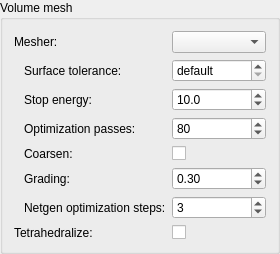
       <widget class="ctkCollapsibleGroupBox" name="CollapsibleGroupBox_2">
        <property name="title">
         <string>Volume mesh</string>
        </property>
        <property name="collapsed">
         <bool>true</bool>
        </property>
        <layout class="QFormLayout" name="formLayout_3">
         <item row="0" column="0">
          <widget class="QLabel" name="mesherLabel">
           <property name="text">
            <string>Mesher:</string>
           </property>
          </widget>
         </item>
         <item row="0" column="1">
          <widget class="QComboBox" name="mesherComboBox">
           <property name="toolTip">
            <string>Which mesher fills the surface. TetGen hands back the surface it was given with tetrahedra behind it, so the mesh meets the surface exactly, and a surface it cannot fill it fails on. fTetWild meshes the shape the surface describes, keeping within the surface tolerance of it, and answers where TetGen fails; it is also one that can size the elements by position. Netgen keeps the surface it is given like TetGen and sizes the elements by position like fTetWild, and gives up rather than crashing on a surface it cannot fill. fTetWild and Netgen are each downloaded the first time they are used.</string>
           </property>
           <property name="SlicerParameterName" stdset="0">
            <string>mesher</string>
           </property>
          </widget>
         </item>
         <item row="1" column="0">
          <widget class="QLabel" name="surfaceToleranceLabel">
           <property name="text">
            <string>Surface tolerance:</string>
           </property>
           <property name="indent">
            <number>10</number>
           </property>
          </widget>
         </item>
         <item row="1" column="1">
          <widget class="QDoubleSpinBox" name="surfaceToleranceSpinBox">
           <property name="toolTip">
            <string>How far the boundary of the mesh may sit from the surface it was made for, the caps included. Smaller follows the surface more closely and takes longer. The default is a thousandth of the size of the surface.</string>
           </property>
           <property name="suffix">
            <string> mm</string>
           </property>
           <property name="decimals">
            <number>3</number>
           </property>
           <property name="minimum">
            <double>0.000000000000000</double>
           </property>
           <property name="maximum">
            <double>100.000000000000000</double>
           </property>
           <property name="singleStep">
            <double>0.010000000000000</double>
           </property>
           <property name="value">
            <double>0.000000000000000</double>
           </property>
           <property name="specialValueText">
            <string>default</string>
           </property>
           <property name="SlicerParameterName" stdset="0">
            <string>surfaceTolerance</string>
           </property>
          </widget>
         </item>
         <item row="2" column="0">
          <widget class="QLabel" name="stopEnergyLabel">
           <property name="text">
            <string>Stop energy:</string>
           </property>
           <property name="indent">
            <number>10</number>
           </property>
          </widget>
         </item>
         <item row="2" column="1">
          <widget class="QDoubleSpinBox" name="stopEnergySpinBox">
           <property name="toolTip">
            <string>How good the worst element has to be before the mesher stops improving the mesh. 3 is a regular tetrahedron and there is no upper bound; below 8 a complicated surface can take a very long time.</string>
           </property>
           <property name="decimals">
            <number>1</number>
           </property>
           <property name="minimum">
            <double>3.000000000000000</double>
           </property>
           <property name="maximum">
            <double>1000.000000000000000</double>
           </property>
           <property name="singleStep">
            <double>1.000000000000000</double>
           </property>
           <property name="value">
            <double>10.000000000000000</double>
           </property>
           <property name="SlicerParameterName" stdset="0">
            <string>stopEnergy</string>
           </property>
          </widget>
         </item>
         <item row="3" column="0">
          <widget class="QLabel" name="maxOptimizationPassesLabel">
           <property name="text">
            <string>Optimization passes:</string>
           </property>
           <property name="indent">
            <number>10</number>
           </property>
          </widget>
         </item>
         <item row="3" column="1">
          <widget class="QSpinBox" name="maxOptimizationPassesSpinBox">
           <property name="toolTip">
            <string>How many passes the mesher may spend improving the mesh before it stops, whether or not it has reached the stop energy.</string>
           </property>
           <property name="minimum">
            <number>1</number>
           </property>
           <property name="maximum">
            <number>1000</number>
           </property>
           <property name="value">
            <number>80</number>
           </property>
           <property name="SlicerParameterName" stdset="0">
            <string>maxOptimizationPasses</string>
           </property>
          </widget>
         </item>
         <item row="4" column="0">
          <widget class="QLabel" name="coarsenLabel">
           <property name="text">
            <string>Coarsen:</string>
           </property>
           <property name="indent">
            <number>10</number>
           </property>
          </widget>
         </item>
         <item row="4" column="1">
          <widget class="QCheckBox" name="coarsenCheckBox">
           <property name="toolTip">
            <string>Make the mesh as coarse as the surface tolerance allows rather than as fine as asked for, which gives the fewest elements that still describe the shape.</string>
           </property>
           <property name="text">
            <string/>
           </property>
           <property name="SlicerParameterName" stdset="0">
            <string>coarsen</string>
           </property>
          </widget>
         </item>
         <item row="5" column="0">
          <widget class="QLabel" name="netgenGradingLabel">
           <property name="text">
            <string>Grading:</string>
           </property>
           <property name="indent">
            <number>10</number>
           </property>
          </widget>
         </item>
         <item row="5" column="1">
          <widget class="QDoubleSpinBox" name="netgenGradingSpinBox">
           <property name="toolTip">
            <string>How fast the tetrahedra may grow away from the surface: at 1 as fast as they can, and near 0 the whole volume is meshed at the size of the finest part of the surface. Netgen only.</string>
           </property>
           <property name="decimals">
            <number>2</number>
           </property>
           <property name="minimum">
            <double>0.010000000000000</double>
           </property>
           <property name="maximum">
            <double>1.000000000000000</double>
           </property>
           <property name="singleStep">
            <double>0.050000000000000</double>
           </property>
           <property name="value">
            <double>0.300000000000000</double>
           </property>
           <property name="SlicerParameterName" stdset="0">
            <string>netgenGrading</string>
           </property>
          </widget>
         </item>
         <item row="6" column="0">
          <widget class="QLabel" name="netgenOptimizationStepsLabel">
           <property name="text">
            <string>Netgen optimization steps:</string>
           </property>
           <property name="indent">
            <number>10</number>
           </property>
          </widget>
         </item>
         <item row="6" column="1">
          <widget class="QSpinBox" name="netgenOptimizationStepsSpinBox">
           <property name="toolTip">
            <string>How many passes Netgen spends improving the mesh once it has filled the surface. Netgen only.</string>
           </property>
           <property name="minimum">
            <number>0</number>
           </property>
           <property name="maximum">
            <number>100</number>
           </property>
           <property name="value">
            <number>3</number>
           </property>
           <property name="SlicerParameterName" stdset="0">
            <string>netgenOptimizationSteps</string>
           </property>
          </widget>
         </item>
         <item row="7" column="0">
          <widget class="QLabel" name="tetrahedralizeLabel">
           <property name="text">
            <string>Tetrahedralize:</string>
           </property>
          </widget>
         </item>
         <item row="7" column="1">
          <widget class="QCheckBox" name="tetrahedralizeCheckBox">
           <property name="toolTip">
            <string>Split every prism of the boundary layer into tetrahedra, for a solver that takes nothing else.</string>
           </property>
           <property name="text">
            <string/>
           </property>
           <property name="SlicerParameterName" stdset="0">
            <string>tetrahedralize</string>
           </property>
          </widget>
         </item>
        </layout>
       </widget>
